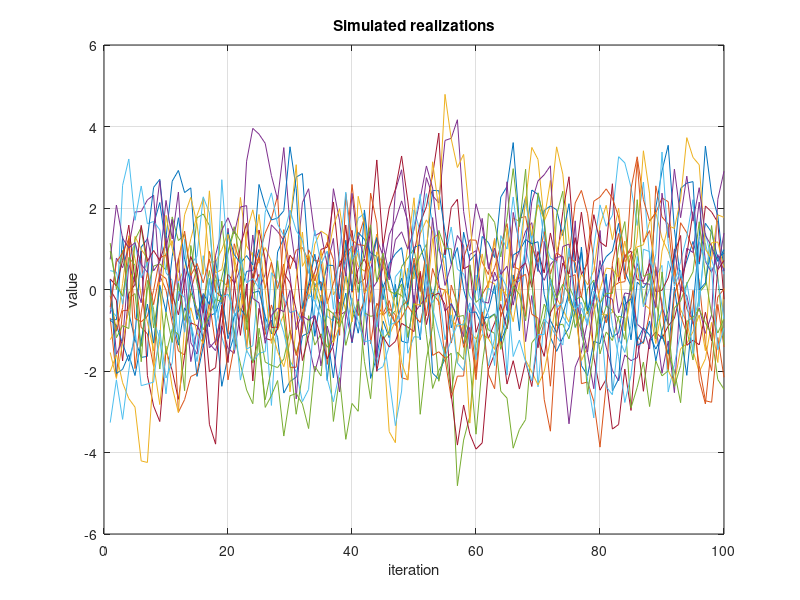

MATLAB code for this plot: (Note: this script raises an error after producing the figure.)
clear all
close all
clc
%% Generate Data %%
% Define parameters
T = 100;                                                                    % Number of time steps
numSims = 20;
% True parameter value
true_a = 0.7;

TransitionFunction_true = @(state) [true_a*state(:,1)] + [1] .* randn(1,1);
ObservationFunction_true = @(state) [state(:,1)] + 0.1*randn();

% Generate synthetic data
true_x = zeros(T,numSims);
Obs_Y = zeros(T,numSims);
for i =1:numSims
    obs_y = zeros(T,1);
    true_x(1,i) = randn(1,1);
    obs_y(1) = true_x(1,i) + randn;                                               % Initial observation
    
    for t = 2:T
        true_x(t,i) = TransitionFunction_true(true_x(t-1,i));                   % State transition equation
        obs_y(t) = ObservationFunction_true(true_x(t,i));                     % Observation equation
    end
    Obs_Y(:,i) = obs_y;
end

figure()
plot(Obs_Y)
grid on
title('Simulated realizations')
xlabel('iteration')
ylabel('value')

%%
tic
% Define Observation and Transition densities
numParticles = [1000 3];
ObservationDensity_pdf = @(y,state) normpdf(y,state(:,1),0.1); 
TransitionDensity = @(state, t) [(state(:,2)+state(:,3)).*state(:,1), state(:,2), state(:,3)] + [1, 1, 1/t] .* randn(numParticles);  % Transition density,   q(x_k+1 | x_k)

X_res = zeros(T,numSims);
a_res = zeros(T,numSims);
figure()
for i = 1:numSims
    states = SMC_estimate(Obs_Y(:,i), ObservationDensity_pdf, TransitionDensity, numParticles);

    X_res(:,i) = states(:,1);
    a_res(:,i) = states(:,2);

subplot(2,1,1)
hold on
plot(1:T,X_res(:,i)-true_x(:,i))
plot(1:T,zeros(T,1))
legend('x error')
title('SMC')
subplot(2,1,2)
hold on
plot(1:T,a_res(:,i)-true_a(i))
plot(1:T,zeros(T,1))
legend('a error')
title('SMC')

MSE_x(i) = mean((X_res(:,i) - true_x(:,i)).^2);
MSE_a(i) = mean((a_res(:,i) - true_a(i)).^2);
end
%figure()
%boxplot(a_res(1:10:end,:)' - true_a, 1:10:100)
%title('SMC')

fprintf('SMC MSE X\n')
mean(MSE_x)
fprintf('SMC MSE a\n')
mean(MSE_a)
toc

for i = 1:numSims
figure()

subplot(4,1,1)
plot(a_res(end,i).*X_res(:,i))
hold on
plot(Obs_Y(:,i))
title('Y vs prediction')
legend('y pred','y')

subplot(4,1,2)
plot(Obs_Y(:,i) - a_res(end,i).*X_res(:,i))
title('Y resid')

subplot(4,1,3)
plot(true_a(i)*true_x(:,i))
hold on
plot(Obs_Y(:,i))
legend('y pred','y')
title('Y vs best possible')

subplot(4,1,4)
plot(Obs_Y(:,i) - true_a(i)*true_x(:,i))
title('best possible')
end
%%
% Define Observation and Transition densities
numParticles = 1000;
numStates = 1;
numParams = 1;
ObservationDensity = @(y,state, numParticles) normpdf(y,state(:,1),1); 
TransitionDensity = @(state, t, numParticles) [state(:,2).*(state(:,1)), state(:,2)] + [1, 1/t] .* randn(numParticles, numStates+numParams);  % Transition density,   q(x_k+1 | x_k)
X_res = zeros(T,numSims);
a_res = zeros(T,numSims);
%b_res = zeros(T,numSims);

figure()
for i = 1:1
    [states, params] = EIF_estimate(Obs_Y(:,i), ObservationDensity, TransitionDensity, numStates, numParams);

    X_res(:,i) = states(:,1);
    a_res(:,i) = params(:,1);

subplot(2,1,1)
plot(1:T,states(:,1)-true_x(i))
hold on
plot(1:T,zeros(T,1))
legend('x error')
title('SMC')
subplot(2,1,2)
plot(1:T,params(:,1)-true_a(i))
hold on
plot(1:T,zeros(T,1))
legend('a error')
title('SMC')

MSE_x(i) = mean((X_res(:,i) - true_x(i)).^2);
MSE_a(i) = mean((a_res(:,i) - true_a(i)).^2);
end
figure()
boxplot(a_res(1:10:end,:)' - true_a, 1:10:100)
title('EIF')
fprintf('EIF MSE x\n')
mean(MSE_x)
fprintf('EIF MSE a\n')
mean(MSE_a)

%%
data = Obs_Y(:,1);
transitionFunction = @(x, theta) theta(:,1).*(x(:,1));
observationFunction = @(x,theta) x(:,1);
numStates = 1;
numParams = 1;
figure()
for i = 1:1
    i
    [states, params] = IF2_estimate(Obs_Y(:,i), transitionFunction, observationFunction, numStates, numParams);
    
    X_res(:,i) = states(:,end,1);
    a_res(:,i) = params(:,1);

subplot(2,1,1)
plot(1:T,states(:,1)-true_x(i))
hold on
plot(1:T,zeros(T,1))
legend('x error')
title('SMC')
subplot(2,1,2)
plot(1:T,params(:,1)-true_a(i))
hold on
plot(1:T,zeros(T,1))
legend('a error')
title('SMC')

MSE_x(i) = mean((X_res(:,i) - true_x(i)).^2);
MSE_a(i) = mean((a_res(:,i) - true_a(i)).^2);
end
figure()
boxplot(a_res(1:10:end,:)' - true_a, 1:10:100)
title('IF2')

fprintf('IF2 MSE x\n')
mean(MSE_x)
fprintf('IF2 MSE a\n')
mean(MSE_a)

% for i = 1:numSims
% figure()
% subplot(2,1,1)
% plot(a_res(25,i)*X_res(:,i))
% hold on
% plot(Obs_Y(:,i))
% legend('y pred','y')
% subplot(2,1,2)
% plot(Obs_Y(:,i) - a_res(25,i)*X_res(:,i))
% end
%%
clear a_res

data = Obs_Y(:,1);
transitionFunction = @(t, x, params, dt) [params(:,1).*x(:,1)];
observationFunction = @(t, x, params) x(:,1);
time = 1:length(Obs_Y(:,1));
systemFunctions = {transitionFunction, observationFunction};                                           
numIterations = 200;
numParticles = 1000;
initialState = 0;
initialParam = 0.7;
rangeState = [-inf;inf];
rangeParam = [-0.99; 0.99];
numStates = 1;
numParams = 1;

figure()
for i = 1:2
    [states, params] = IF22_estimate(time, ...
                                    Obs_Y(:,i), ...
                                    systemFunctions, ...
                                    numStates, ...
                                    numParams, ...
                                    numIterations, ...
                                    numParticles, ...
                                    initialState, ...
                                    initialParam, ...
                                    rangeState, ...
                                    rangeParam);

    X_res(:,i) = states(:,end);
    a_res(:,i) = params(:,1);

subplot(2,1,1)
plot(1:T, X_res(:,i))
hold on
plot(1:T, true_x(:,i))
title('SMC')
grid on

subplot(2,1,2)
plot(1:numIterations, a_res(:,i)-true_a*ones(numIterations,1))
hold on
plot(1:numIterations, true_a*ones(numIterations,1))
title('a residual')
grid on

MSE_x(i) = mean((X_res(:,i) - true_x(i)).^2);
MSE_a(i) = mean((a_res(:,i) - true_a).^2);
end
%%
figure()
boxplot(((a_res([1, 3, 7, 13, 21, 43, 73, 111, 157, 200],:)' - true_a)), [1, 3, 7, 13, 21, 43, 73, 111, 157, 200])
title('Convergence of a parameter over batches')
grid on
xlabel('batch')
ylabel('estimated a - true a')

% fprintf('IF2 MSE x\n')
% mean(MSE_x)
% fprintf('IF2 MSE a\n')
% mean(MSE_a)
% 
% 
for i = 1:numSims
figure()
subplot(2,1,1)
plot(a_res(end,i)*X_res(:,i))
hold on
plot(Obs_Y(:,i))
legend('y pred','y')
subplot(2,1,2)
plot(Obs_Y(:,i) - a_res(25,i)*X_res(:,i))
end

%%
transitionFunction = @(x, theta) [theta(:,1).*(x(:,1)), theta(:,1)];
observationFunction = @(x,theta) x(:,1);
numStates = 1;
numParams = 1;

[states, params] = EIF_batch_estimate(Obs_Y, observationFunction, transitionFunction, numStates, numParams);

%%
figure()
plot(states(:,1))
hold on
plot(true_x(:,1))

figure()
plot(true_a.*ones(10,1));
hold on
plot(params)

